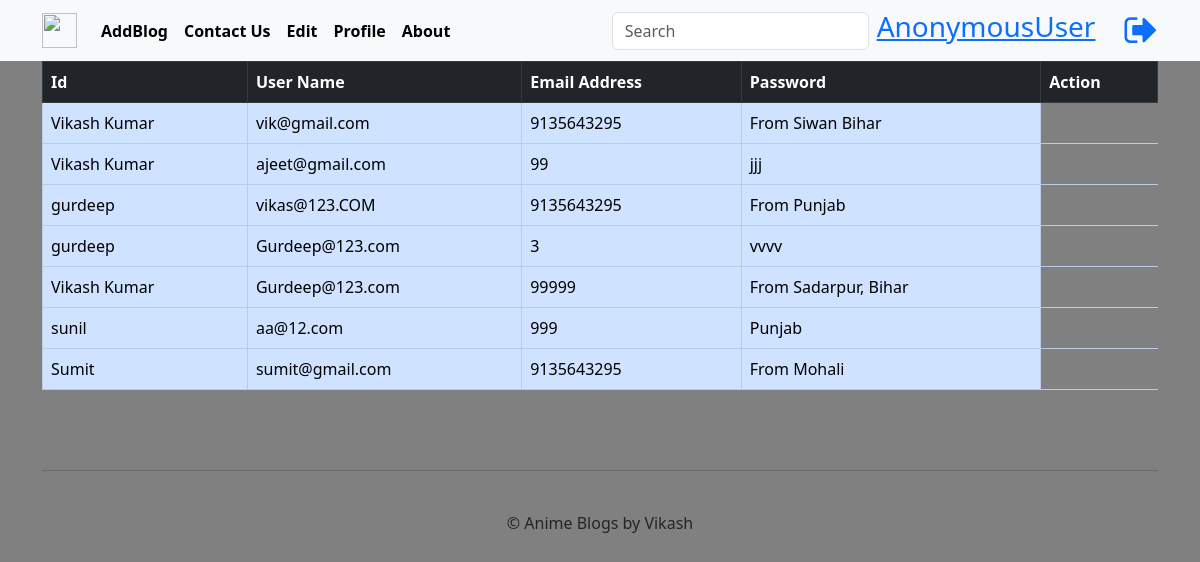
The page /showcontact on the database its author committed.
### blog_app/models.py (models this page shows)
class contactu(models.Model):
    name=models.CharField(max_length=255)
    email=models.EmailField()
    number=models.IntegerField()
    address=models.TextField()

### blog_app/views.py (the view)
# urls.py: path('showcontact',views.showcontact,name='showcontact'),
def showcontact(request):
    data=contactu.objects.all()
    return render(request,'showcontact.html',{'data':data})

### templates/showcontact.html (shortened to what this page needs)
{% extends 'base.html' %}
    {% block content %}
    <div class="container">
<table class="table table-bordered table-hover">
    <thead>
        <tr class="table-dark">
            <th>Id</th>
            <th>User Name</th>
            <th>Email Address</th>
            <th>Password</th>
            <th>Action</th>
        </tr>
    </thead>
    <tbody>
        {% for i in data %}
        <tr class="table-primary">
            <td>{{i.name}}</td>
            <td>{{i.email}}</td>
            <td>{{i.number}}</td>
            <td>{{i.address}}</td>
        </tr>
        {% endfor %}
    </tbody>
</table>
</div>
    {% endblock %}

### templates/base.html (shortened to what this page needs)
<!doctype html>
<html lang="en">
  <head>
    <link href="https://cdn.jsdelivr.net/npm/bootstrap@5.3.0-alpha1/dist/css/bootstrap.min.css" rel="stylesheet">
    <link rel="stylesheet" href="https://cdnjs.cloudflare.com/ajax/libs/font-awesome/4.7.0/css/font-awesome.min.css">
  </head>
  <body class="body">
    <nav class="navbar navbar-expand-lg bg-light">
        <div class="container">
          <a class="navbar-brand" href="index"><img src="https://res.cloudinary.com/ded2n28dz/image/upload/v1677759182/gz8ruymttj6voh8t5ux7.png"
             alt="" width="35px" height="35px"></a>
          <div class="collapse navbar-collapse" id="navbarSupportedContent">
            <ul class="navbar-nav me-auto mb-2 mb-lg-0">
              <li class="nav-item">
                <a class="nav-link active" aria-current="page" href="addblog"><b>AddBlog</b></a>
              </li>
              <li>
                <a class="nav-link active" aria-current="page" href="contact"><b>Contact Us</b></a>
              </li>
              <li class="nav-item">
                <a class="nav-link active" href="edit"><b>Edit</b></a>
              </li>
              <li class="nav-item">
                <a class="nav-link active" href="profile"><b>Profile</b></a>
              </li>
              <li class="nav-item">
                <a class="nav-link active" href="about"><b>About</b></a>
              </li>
            </ul>
            <form class="d-flex" role="search" method="post" action="/search">
              <input class="form-control me-2" type="search" name="search" placeholder="Search">
            </form>
              <div>
             <a href="profile">
                 alt="" width="30px"></div>
                  <h3> {{user}}  </h3> </a> &nbsp;  &nbsp;  &nbsp; &nbsp;
               <a href="{% url 'logout' %}" > <i class="fa fa-sign-out" style="font-size:36px"></i>
                </a>
          </div>
        </div>
      </nav>
    {% block content %}{% endblock %}
  <footer>
    <div class="container">
       <br> <br>
    <hr>
     <center>
      <br>
      © Anime Blogs by Vikash</center>
  </div>
</footer>
  </body>
</html>

### templates/base.html (style rules this page uses)
.body { background-color: grey; }

### rows shown on the page
contactu: name "Vikash Kumar", email "vik@gmail.com", number "9135643295", address "From Siwan Bihar"
contactu: name "Vikash Kumar", email "ajeet@gmail.com", number "99", address "jjj"
contactu: name "gurdeep", email "vikas@123.COM", number "9135643295", address "From Punjab"
contactu: name "gurdeep", email "Gurdeep@123.com", number "3", address "vvvv"
contactu: name "Vikash Kumar", email "Gurdeep@123.com", number "99999", address "From Sadarpur, Bihar"
contactu: name "sunil", email "aa@12.com", number "999", address "Punjab"
contactu: name "Sumit", email "sumit@gmail.com", number "9135643295", address "From Mohali"

### other values the page prints
{{ user }} "AnonymousUser"
